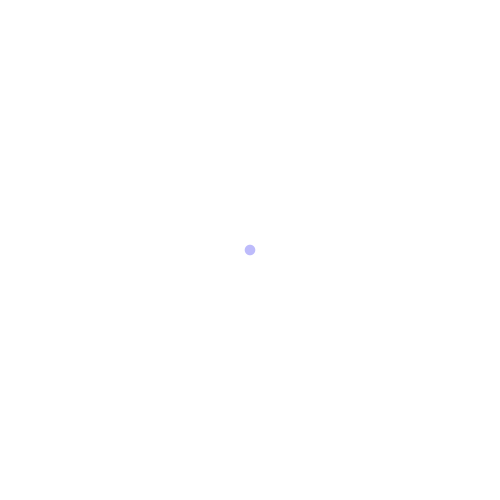
Frame 1 (no input)
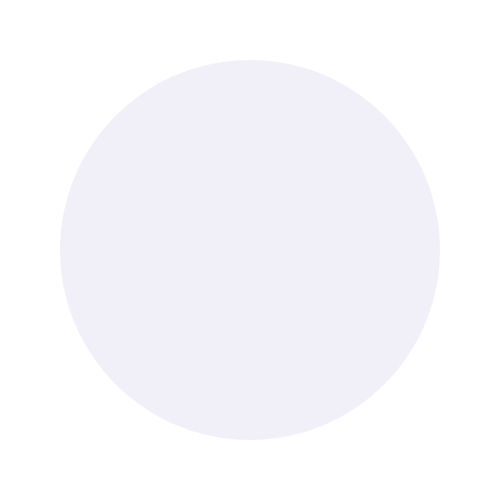
Frame 60 (the mouse pressed at the canvas centre just before this capture)
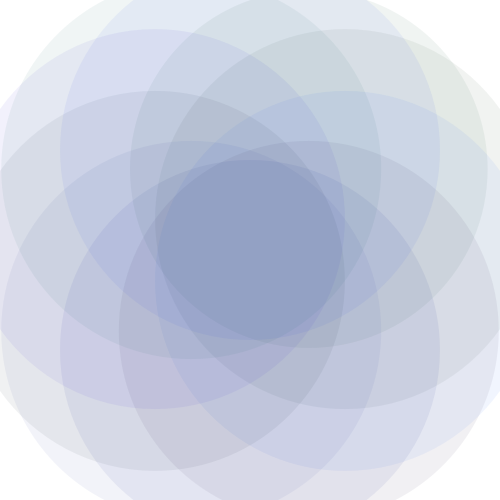
Frame 120 (the mouse held since frame 60 and released just before this capture)

The Processing sketch that drew these frames (run headless with seeded random() and noise(); from frame 60 on, the mouse is pressed at the canvas centre):

// Processing sketch: processing_64383
// ── processing_64383.pde

import java.util.ArrayList;
ArrayList<Ripple> ripples;
int rippleWidth = 10;

public void setup() {
  size(500, 500);
  smooth();
  noStroke();
  frameRate(30);

  ripples = new ArrayList<Ripple>();
  ripples.add(new Ripple(this, width/2, height/2, rippleWidth));
}

public void draw() {
  background(255);

  Ripple ripple;
  for (int i=0; i<ripples.size(); i++) {
    ripple = ripples.get(i);
    ripple.wave();
    ripple.display();
    if (ripple.finished()) {
      ripples.remove(i);
    }
  }
}

public void mousePressed() {
  float x, y;
  for (int i=1; i<=10; i++) {  
    float z = 36*i;
    x = mouseX + 100 * sin(radians(z));
    y = mouseY - 100 * cos(radians(z));
    ripples.add(new Ripple(this, x, y, rippleWidth));
  }
}

public class Ripple {
  PApplet papplet;

  float x, y, w;
  float life;

  public Ripple(PApplet p, float x, float y, float w) {
    papplet = p;
    this.x = x;
    this.y = y;
    this.w = w;
    this.life = 75;
  }

  public void wave() {
    w += w/16;
  }

  public boolean finished() {
    life--;
    if (life < 0) {
      return true;
    }
    else {
      return false;
    }
  }

  public void display() {
    papplet.fill(random(50), random(100), random(255),life);
    papplet.ellipse(x, y, w, w);
  }
}
